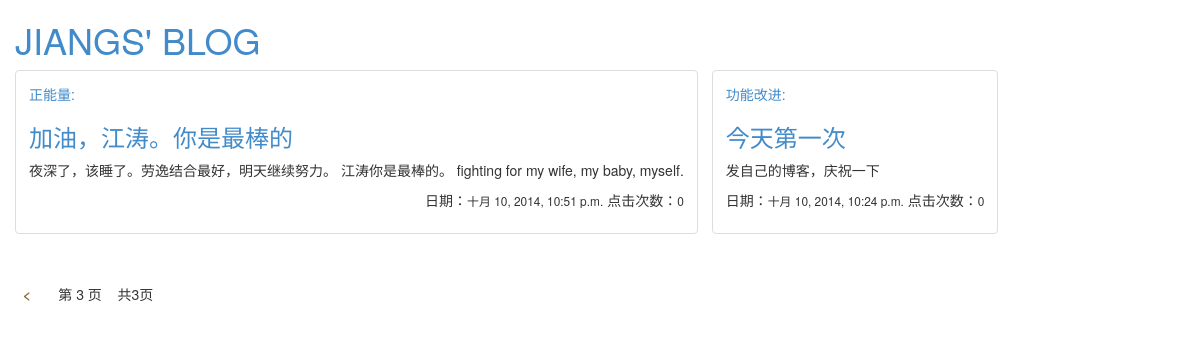
Page /blogs/3/ on the committed database.
### blogs/models.py (models this page shows, shortened)
class Blog(models.Model):
  tag = models.CharField(max_length=10,default=u'未分类')
  title = models.CharField(max_length = 30,default=u'无标题')
  context = models.TextField(default='无内容')
  pub_date = models.DateTimeField('date published')
  visit_count = models.IntegerField(default=0)

### blogs/views.py (the view)
# urls.py: url(r'^(?P<page_index>\d+)/$', views.page, name='page'),
def page(request, page_index=1):
    blogs = listing(Blog.objects.all().order_by('-pub_date'), page_index)
    return render(request, 'blogs/index.html', {'blogs':blogs})

### blogs/views.py (called while the page is built)
def listing(page, page_index):
    per_page = 5
    paginator = Paginator(page, per_page) # Show 25 contacts per page
    try:
        page_index = int(page_index)
    except TypeError:
        page_index = 1
    try:
        blogs = paginator.page(page_index)
    except PageNotAnInteger:
        blogs = paginator.page(1) # If page is not an integer, deliver first page.
    except EmptyPage:
        blogs = paginator.page(paginator.num_pages) # If page is out of range (e.g. 9999), deliver last page of results.
    return blogs

### blogs/templates/blogs/index.html (shortened to what this page needs)
{% load staticfiles %}
<!DOCTYPE html>
<html>
<head>
    <link href="{% static "blogs/css/bootstrap.min.css" %}" rel="stylesheet">
</head>
<body>
<div class="container-fluid">
    <div class="row-fluid">
        <div class="span12" bgcolor="black">
            <h1 class="text-uppercase" ><a href="/blogs/">jiangs' blog</a></h1>
        </div>
    </div>
    <div class="row-fluid">
        <ul class="thumbnails list-inline">
                {% if blogs %}
                {% for blog in blogs %}
                <li class="span4">
                    <div class="thumbnail">
                        <div class="caption">
                            <a href='/blogs/tag/{{blog.tag}}/'>{{blog.tag}}:</a>
                            <h3>
                                <a href="/blogs/detail/{{blog.id}}/">{{blog.title}}</a>
                            </h3>
                            <p>
                                {{blog.context}}
                            </p>
                            <p class='text-right'>
                                日期：<small>{{blog.pub_date}}</small> 点击次数：<small>{{blog.visit_count}}</small>
                            </p>
                        </div>
                    </div>
                </li>
                {% endfor %}
                {% endif %}
            </ul>
        <div class="span4">
            <div class="pagination">
                <span class="step-links">
                    {% if blogs.has_previous %}
                    <a class="text-warning" href="/blogs/{{ blogs.previous_page_number }}" ><strong>&nbsp;&nbsp;&lt&nbsp;&nbsp;</strong></a>
                    {% endif %}
                <span class="current">
                    &nbsp;&nbsp;&nbsp;&nbsp;第 {{ blogs.number }} 页&nbsp;&nbsp;&nbsp;&nbsp;共{{ blogs.paginator.num_pages }}页
                </span>
                </span>
            </div>
        </div>
    </div>
</div>
</body>
</html>

### rows in the picture
Blog: tag "正能量", title "加油，江涛。你是最棒的", context "夜深了，该睡了。劳逸结合最好，明天继续努力。 江涛你是最棒的。 fighting for my wife, my baby, myself.", pub_date "十月 10, 2014, 10:51 p.m.", visit_count "0"
Blog: tag "功能改进", title "今天第一次", context "发自己的博客，庆祝一下", pub_date "十月 10, 2014, 10:24 p.m.", visit_count "0"

### other values in the picture
{{ blogs.number }} "3"
{{ blogs.paginator.num_pages }} "3"
